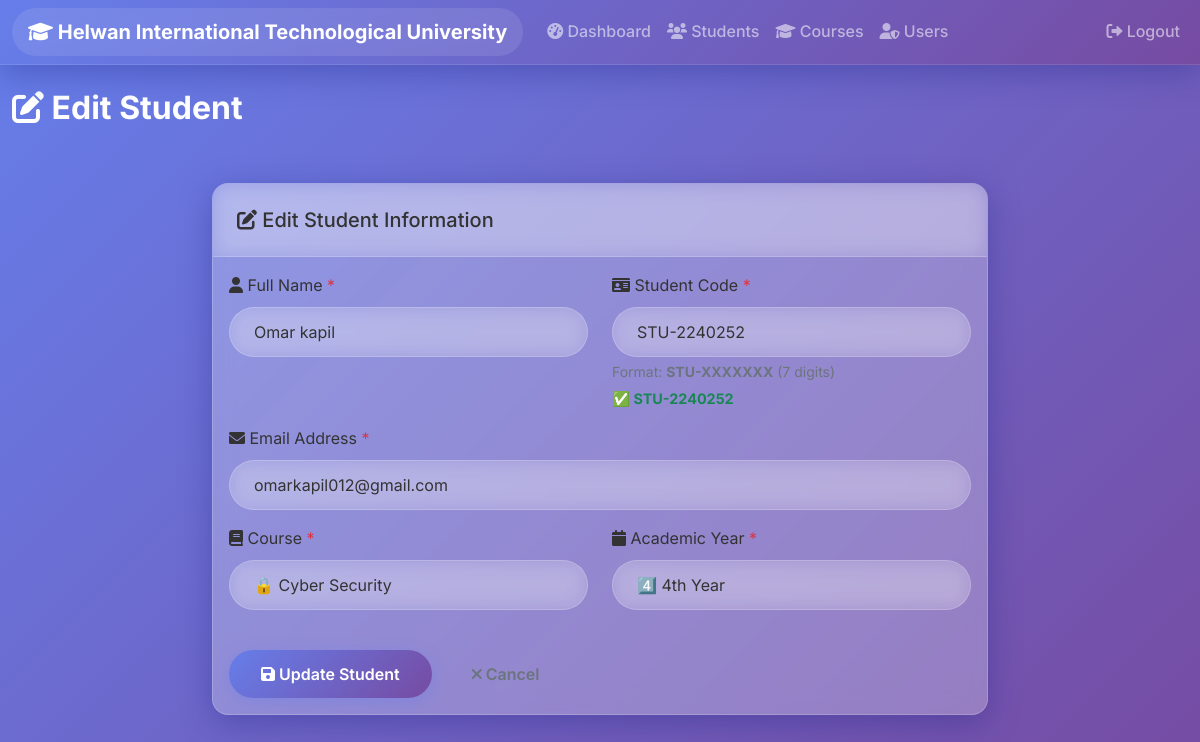
The page /students/edit/1 (signed in) on the database its author committed.
### models/__init__.py (models this page shows, shortened)
class Student(db.Model):
    __tablename__ = 'students'
    id            = db.Column(db.Integer, primary_key=True)
    name          = db.Column(db.String(150), nullable=False)
    student_code  = db.Column(db.String(50), unique=True, nullable=False)
    email         = db.Column(db.String(150), nullable=False)
    course        = db.Column(db.String(100), nullable=False)
    year          = db.Column(db.String(50), nullable=True)
    date_created  = db.Column(db.DateTime, default=datetime.utcnow)

### routes/students.py (the view, shortened to what this page needs)
@students_bp.route('/students/edit/<int:id>', methods=['GET', 'POST'])
@login_required
def edit_student(id):
    student = db.session.get(Student, id)
    if not student:
        abort(404)
    return render_template('edit_student.html', student=student)

### app.py (called while the page is built)
@login_manager.user_loader
def load_user(user_id):
    return db.session.get(User, int(user_id))

### templates/edit_student.html (shortened to what this page needs)
{% extends "base.html" %}
{% block content %}
<div class="row">
    <div class="col-md-12">
        <h2><i class="fas fa-edit"></i> Edit Student</h2>
    </div>
</div>
<div class="row mt-4 justify-content-center">
    <div class="col-md-8">
        <div class="card">
            <div class="card-header">
                <h5 class="mb-0"><i class="fas fa-edit"></i> Edit Student Information</h5>
            </div>
            <div class="card-body">
                <form method="POST" id="editStudentForm" novalidate>
                    <div class="row">
                        <div class="col-md-6 mb-3">
                            <label for="name" class="form-label">
                                <i class="fas fa-user"></i> Full Name <span class="text-danger">*</span>
                            </label>
                            <input type="text" class="form-control" id="name" name="name"
                                   value="{{ student.name }}" required minlength="2" maxlength="150"
                                   placeholder="Enter student's full name">
                        </div>
                        <div class="col-md-6 mb-3">
                            <label for="student_code" class="form-label">
                                <i class="fas fa-id-card"></i> Student Code <span class="text-danger">*</span>
                            </label>
                            <input type="text" class="form-control" id="student_code" name="student_code"
                                   value="{{ student.student_code }}" required
                                   oninput="previewCode(this.value)">
                            <div class="form-text">Format: <strong>STU-XXXXXXX</strong> (7 digits)</div>
                            <div id="codePreview" class="mt-1 fw-bold" style="font-size:.9em;"></div>
                        </div>
                    </div>
                    <div class="mb-3">
                        <label for="email" class="form-label">
                            <i class="fas fa-envelope"></i> Email Address <span class="text-danger">*</span>
                        </label>
                        <input type="email" class="form-control" id="email" name="email"
                               value="{{ student.email }}" required placeholder="Enter email address">
                    </div>
                    <div class="row">
                        <div class="col-md-6 mb-3">
                            <label for="course" class="form-label">
                                <i class="fas fa-book"></i> Course <span class="text-danger">*</span>
                            </label>
                            <select class="form-select" id="course" name="course" required>
                                <option value="Cyber Security" {% if student.course == 'Cyber Security' %}selected{% endif %}>🔒 Cyber Security</option>
                            </select>
                        </div>
                        <div class="col-md-6 mb-3">
                            <label for="year" class="form-label">
                                <i class="fas fa-calendar"></i> Academic Year <span class="text-danger">*</span>
                            </label>
                            <select class="form-select" id="year" name="year" required>
                                <option value="4th Year" {% if student.year == '4th Year' %}selected{% endif %}>4️⃣ 4th Year</option>
                            </select>
                        </div>
                    </div>
                    <div class="d-flex gap-2 mt-4">
                        <button type="submit" class="btn btn-primary">
                            <i class="fas fa-save"></i> Update Student
                        </button>
                        <a href="{{ url_for('students.list_students') }}" class="btn btn-outline-secondary">
                            <i class="fas fa-times"></i> Cancel
                        </a>
                    </div>
                </form>
            </div>
        </div>
    </div>
</div>
{% endblock %}

### static/css/style.css (style rules this page uses)
:root { --primary-gradient: linear-gradient(135deg, #667eea 0%, #764ba2 100%); --secondary-gradient: linear-gradient(135deg, #f093fb 0%, #f5576c 100%); --success-gradient: linear-gradient(135deg, #4facfe 0%, #00f2fe 100%); --info-gradient: linear-gradient(135deg, #43e97b 0%, #38f9d7 100%); --glass-bg: rgba(255, 255, 255, 0.25); --glass-border: rgba(255, 255, 255, 0.18); --shadow-light: 0 8px 32px 0 rgba(31, 38, 135, 0.37); --shadow-dark: 0 8px 32px 0 rgba(0, 0, 0, 0.37); --border-radius: 16px; --transition: all 0.3s cubic-bezier(0.4, 0, 0.2, 1); }
body { font-family: 'Inter', 'Segoe UI', Tahoma, Geneva, Verdana, sans-serif; background: linear-gradient(135deg, #667eea 0%, #764ba2 100%); min-height: 100vh; margin: 0; color: #333; line-height: 1.6; }
.card { background: var(--glass-bg); backdrop-filter: blur(10px); border: 1px solid var(--glass-border); border-radius: var(--border-radius); box-shadow: var(--shadow-light); transition: var(--transition); overflow: hidden; }
.card-header { background: rgba(255, 255, 255, 0.1); backdrop-filter: blur(10px); border-bottom: 1px solid rgba(255, 255, 255, 0.2); font-weight: 600; padding: 1.5rem; }
.btn { border-radius: 50px; font-weight: 600; padding: 0.75rem 2rem; transition: var(--transition); border: none; position: relative; overflow: hidden; }
.btn::before { content: ''; position: absolute; top: 0; left: -100%; width: 100%; height: 100%; background: linear-gradient(90deg, transparent, rgba(255, 255, 255, 0.2), transparent); transition: var(--transition); }
.btn-primary { background: var(--primary-gradient); box-shadow: 0 4px 15px rgba(102, 126, 234, 0.4); }
.form-control, .form-select { background: rgba(255, 255, 255, 0.1); backdrop-filter: blur(10px); border: 1px solid rgba(255, 255, 255, 0.2); border-radius: 50px; padding: 0.75rem 1.5rem; color: #333; transition: var(--transition); }
.form-control::placeholder { color: rgba(51, 51, 51, 0.6); }
h2 { font-weight: 700; font-size: 2rem; color: white; margin-bottom: 2rem; }
.card { transition: var(--transition); }
.card { animation: fadeInUp 0.6s ease-out; }

### rows shown on the page
Student: name "Omar kapil", student_code "STU-2240252", email "omarkapil012@gmail.com", course "🔒 Cyber Security", year "4️⃣ 4th Year"
